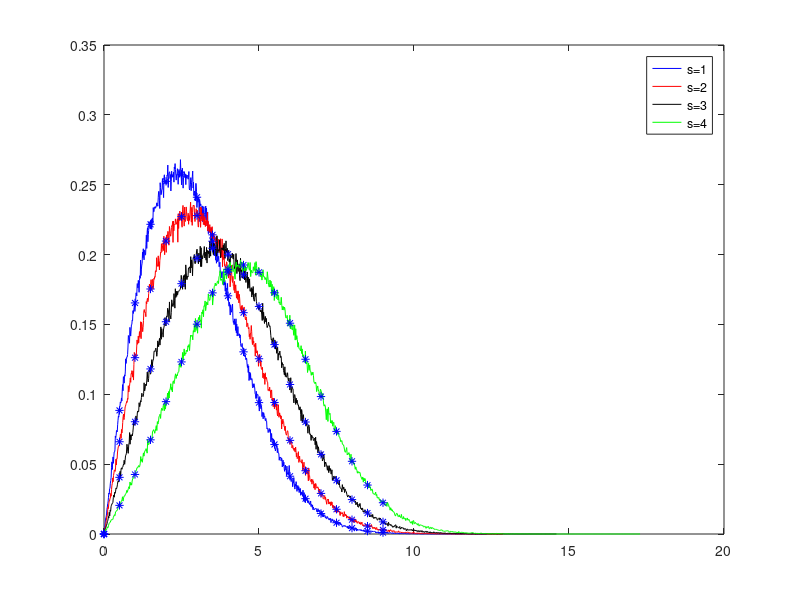

Source code (MATLAB):
clear all
close all
N=10^6;
variance=input('enter variance:')
sigma=sqrt(variance);
s=[1,2,3,4];
plotstyle={'b-','r-','k-','g-'};
for i=1:length(s)
X=s(i)+sigma*randn(1,N);
Y=0+sigma*randn(1,N);
Z=X+1i*Y;
[val,bin]=hist(abs(Z),1000);
plot(bin,val/trapz(bin,val),plotstyle{i});
hold on;
end
% theoritical PDF
legendinfo={};
 for i=1:length(s)
    x=s(i);
    m1=sqrt(x);
    m2=sqrt(x*(x-1));
    r=0:0.5:9;
    ss=sqrt(m1^2+m2^2);
    x=r.*ss/(sigma^2);
    f=r./(sigma^2).*exp(-((r.^2+ss^2)./(2*sigma^2))).*besseli(0,x);
    plot(r,f,'b*');
    legendinfo{i}=strcat('s=',num2str(s(i)));
    hold on;
end
legend(legendinfo);